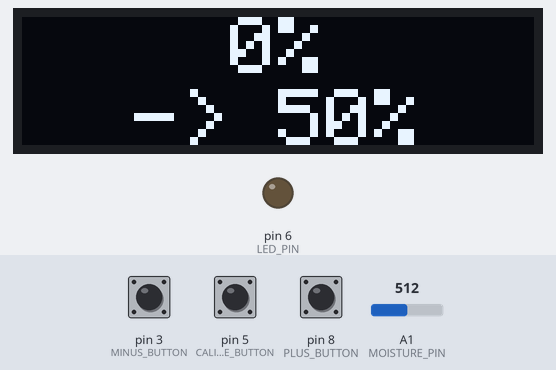
Recording of a program running on a simulated Arduino Nano, built with avr-gcc and run on an emulated ATmega328P. Shown: 128×32 one-colour display, output pins drawn as LEDs (lit = HIGH). The inputs (shaded band) are chosen by the test bench; at power-on: pin 3 (MINUS_BUTTON) LOW, pin 8 (PLUS_BUTTON) LOW, pin 5 (CALIBRATE_BUTTON) LOW, A1 (MOISTURE_PIN) = 512. The display library's start-up logo is not drawn; EEPROM starts erased; what the program prints to the serial monitor is not drawn.

Above: at 4.2 s.
4.3 s: pin 3 (MINUS_BUTTON) pulled HIGH for 1 s
At 6.7 s:
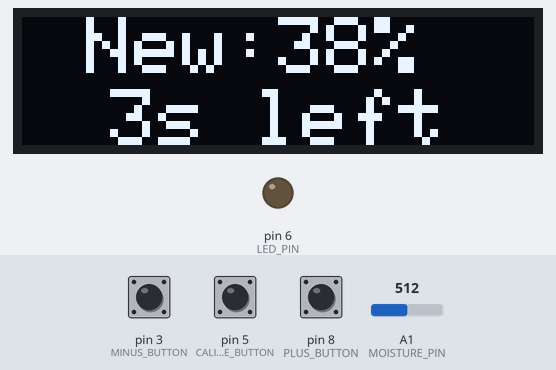
6.8 s: pin 8 (PLUS_BUTTON) pulled HIGH for 0.15 s
At 7.3 s:
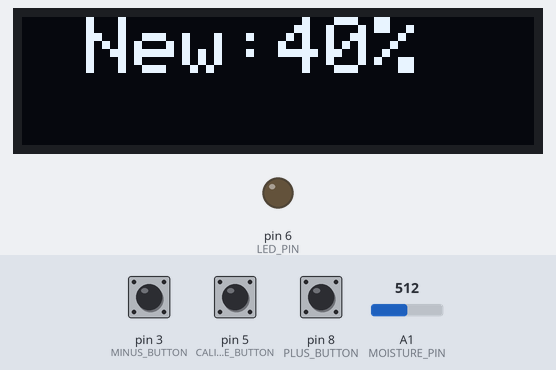
9.4 s: pin 5 (CALIBRATE_BUTTON) pulled HIGH for 3.2 s
At 14.0 s:
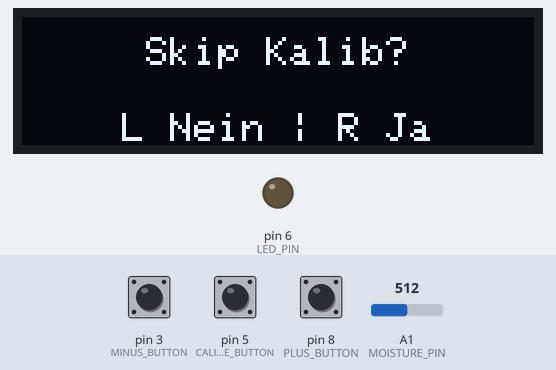
14.7 s: pin 3 (MINUS_BUTTON) pulled HIGH for 0.15 s
At 16.0 s:
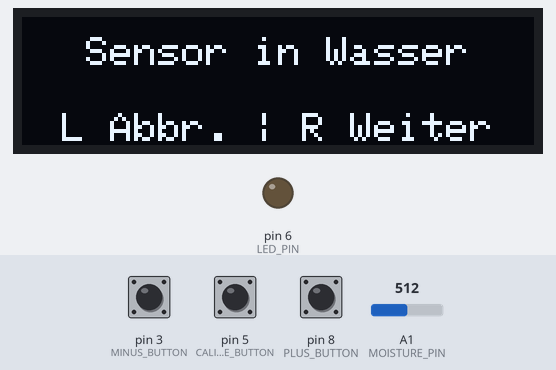
16.3 s: pin 8 (PLUS_BUTTON) pulled HIGH for 1 s
At 19.1 s:
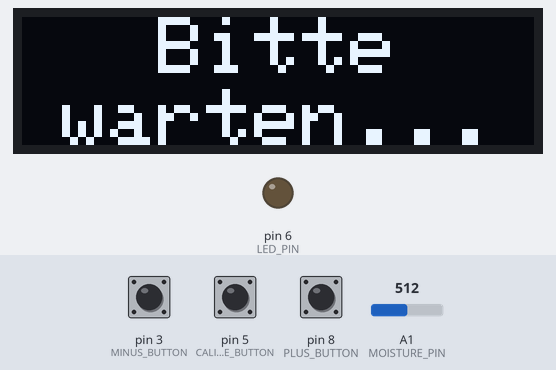
20.3 s: pin 8 (PLUS_BUTTON) pulled HIGH for 1 s
At 24.9 s:
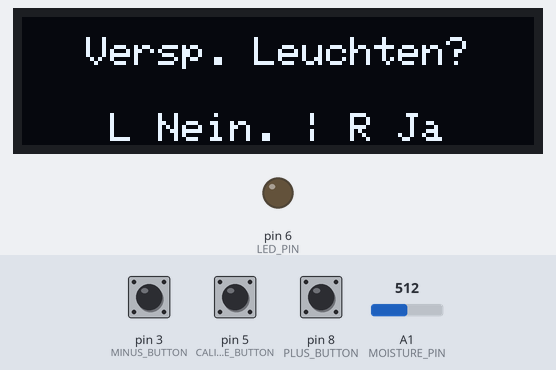
Timing chart, 0 to 26.4 s (numbered marks = the images above; inputs shaded):
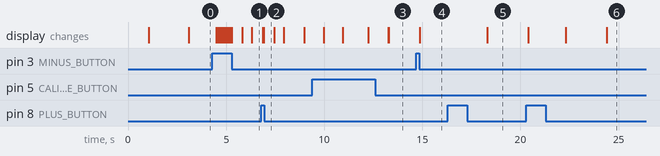

Measured:
- after the input at 4.3 s, the display: first changes after 0.21 s (image 1 shows a later state)
- after the input at 6.8 s, the display: first changes after 0.06 s (image 2 shows a later state)
- after the input at 9.4 s, the display: first differs from a run without the input after 2.9 s (image 3 shows a later state)
- after the input at 14.7 s, the display: changes after 0.18 s (image 4)
- after the input at 16.3 s, the display: changes after 2.0 s (image 5)

The program:

main.cpp
```cpp
#include <Arduino.h>
#include <Adafruit_GFX.h>
#include <Adafruit_SSD1306.h>
#include <EEPROM.h>
#define MOISTURE_PIN A1
#define LED_PIN 6
#define PLUS_BUTTON 8
#define MINUS_BUTTON 3
#define CALIBRATE_BUTTON 5

#define OLED_RESET 4

#define SCREEN_WIDTH 128 // OLED display width, in pixels
#define SCREEN_HEIGHT 32 // OLED display height, in pixels
Adafruit_SSD1306 display(SCREEN_WIDTH, SCREEN_HEIGHT, &Wire, OLED_RESET);

int normalTextSize = 2;
int setTargetTextSize = 3;
int plusMinusSize = 3;
// Calculations for cursor positions
int begin_first_line_left_x = 10;
int end_first_line_left_x = 128 - 4 * normalTextSize * 6;
int first_line_y = 0;
int first_line_small_y = 5;

int begin_second_line_left_x = 10;
int end_second_line_left_x = 128 - 4 * normalTextSize * 6;
int second_line_y = 18;
int second_line_small_y = 24;

#define WATER_VALUE_ADDRESS 69
#define AIR_VALUE_ADDRESS 96
#define LATER_REMINDER_VALUE_ADDRESS 120
#define TIME_SINCE_UNDER_THRESHOLD 140
#define DAYS_THRESHOLD_BEFORE_LIGHT_UP 10
int AirValue = 456;   // you need to replace this value with analog reading when the sensor is in dry air
int WaterValue = 145; // you need to replace this value with analog reading when the sensor is in water
int soilMoistureValue = 0;
int soilmoisturepercent = 0;
bool LightUpAfter1Week = false;
int timeSinceUnderThreshold = 0;
#define CALIBRATION_TIMEOUT 20000L
#define EASTER_EGG_TIMEOUT 2000

int threshold = 50;

void displayPlusMinus();
void displayFirstLine(int moisture);
void displaySecondLine();
void doCalibrateProcedure();
void doNewTargetProcedure();
void doNewTargetLightUpProcedure();

int freeRam()
{
  // https://forum.arduino.cc/index.php?topic=48577.0#:~:text=If%20you're%20arduino%20resets,the%20array%20or%20buffer%20size.
  extern int __heap_start, *__brkval;
  int v;
  return (int)&v - (__brkval == 0 ? (int)&__heap_start : (int)__brkval);
}

// #define hoursBeforeLightUp 168     // 168 = 168 hours = 1 week
int daysBeforeLightUp = 0;

#define SCREEN_ADDRESS 0x3C
int get_moisture_value(bool asPercent);

unsigned long displayOnTime;
bool displayOn = false;
unsigned long displayTimeout = 5000;
bool displayOnAgain = false;
unsigned long lastTimeUpdateForThresholdCheck = 0;
void displayText(int startY, int textSize, char *toDisplay);

void setup()
{
  Serial.begin(115200);

  pinMode(LED_PIN, OUTPUT);
  pinMode(PLUS_BUTTON, INPUT);
  pinMode(MINUS_BUTTON, INPUT);
  pinMode(CALIBRATE_BUTTON, INPUT);

  // SSD1306_SWITCHCAPVCC = generate display voltage from 3.3V internally
  Serial.print("Free ram: ");
  Serial.println(freeRam());
  if (!display.begin(SSD1306_SWITCHCAPVCC, SCREEN_ADDRESS))
  {
    Serial.println(F("SSD1306 allocation failed"));
    for (;;)
      ; // Don't proceed, loop forever
  }

  WaterValue = EEPROM.read(WATER_VALUE_ADDRESS);
  AirValue = EEPROM.read(AIR_VALUE_ADDRESS);
  LightUpAfter1Week = EEPROM.read(LATER_REMINDER_VALUE_ADDRESS);
  timeSinceUnderThreshold = EEPROM.read(TIME_SINCE_UNDER_THRESHOLD);
  daysBeforeLightUp = EEPROM.read(DAYS_THRESHOLD_BEFORE_LIGHT_UP);
  Serial.print("Light up after 1 week: ");
  Serial.println(LightUpAfter1Week);
  Serial.print("Time since under threshold: ");
  Serial.println(timeSinceUnderThreshold);

  // Show initial display buffer contents on the screen --
  // the library initializes this with an Adafruit splash screen.
  display.display();
  delay(1000); // Pause for 1 seconds
  display.clearDisplay();

  Serial.println("Displaying intro text");
  char *line1 = "For my precious";
  char *line2 = "Love you";
  displayText(first_line_small_y, 1, line1);
  displayText(second_line_small_y, 1, line2);
  display.display();
  delay(2000);
  display.clearDisplay();

  displayOnTime = millis();
  displayOn = true;
  lastTimeUpdateForThresholdCheck = millis();

  Serial.print("Free ram: ");
  Serial.println(freeRam());
}

#define timeBetweenUpdates 86400000L // 86400000ms = 1 day

void loop()
{
  Serial.print("Free ram: ");
  Serial.println(freeRam());
  unsigned long current = millis();
  int moisture = get_moisture_value(true);

  if (abs(current - lastTimeUpdateForThresholdCheck) > 100000L)
  {
    Serial.println("Time between updates reached");
    if (LightUpAfter1Week)
    {
      // if (moisture < threshold)
      // {
      //   timeSinceUnderThreshold += 1;
      // }
      // else
      // {
      //   timeSinceUnderThreshold = 0;
      // }

      // Serial.print("Update time since under threshold:");
      // Serial.println(timeSinceUnderThreshold);

      // lastTimeUpdateForThresholdCheck = millis();
    }
    // if (LightUpAfter1Week)
    // {
    //   if (moisture < threshold)
    //   {
    //     timeSinceUnderThreshold += 1;
    //   }
    //   else
    //   {
    //     timeSinceUnderThreshold = 0;
    //   }

    //   Serial.print("Update time since under threshold:");
    //   Serial.println(timeSinceUnderThreshold);

    //   lastTimeUpdateForThresholdCheck = millis();
    // }
    // else
    // {
    //   Serial.println("Rest time since under threshold");
    //   timeSinceUnderThreshold = 0;
    //   lastTimeUpdateForThresholdCheck = millis();
    // }
    // EEPROM.write(TIME_SINCE_UNDER_THRESHOLD, timeSinceUnderThreshold);
    // delay(1000);
  }

  if (digitalRead(CALIBRATE_BUTTON) == HIGH)
  {
    Serial.println("Starting calibration");
    doCalibrateProcedure();
    displayOnTime = millis();
    displayOn = true;
  }

  Serial.print("Moisture: ");
  Serial.print(moisture);
  Serial.println("%");

  if (moisture < threshold)
  {
    bool lightUpBecauseFlagAndTimeSpan = LightUpAfter1Week && timeSinceUnderThreshold > daysBeforeLightUp;
    if (lightUpBecauseFlagAndTimeSpan)
    {
      digitalWrite(LED_PIN, HIGH);
    }
  }
  else
  {
    digitalWrite(LED_PIN, LOW);
  }

  if (displayOn)
  {
    Serial.println("Updating display");
    displayFirstLine(moisture);
    displaySecondLine();

    if (displayOnAgain)
    {
      delay(500);
      displayOnAgain = false;
    }

    display.display();

    if (digitalRead(PLUS_BUTTON) == HIGH || digitalRead(MINUS_BUTTON) == HIGH)
    {
      doNewTargetProcedure();
      displayOnTime = millis();
    }
    delay(250);
    display.clearDisplay();
  }

  if (millis() - displayOnTime > displayTimeout)
  {
    display.clearDisplay();
    displayOn = false;
    Serial.println("Clearing display");
    display.clearDisplay();
    display.print("");
    display.display();
  }

  if (digitalRead(PLUS_BUTTON) == HIGH || digitalRead(MINUS_BUTTON) == HIGH)
  {
    if (!displayOn)
    {
      displayOnAgain = true;
    }
    displayOn = true;
    displayOnTime = millis();
  }
}

int getStartForString(int length, int textSize)
{
  int pixel = length * 6 * textSize;
  return 64 - pixel / 2;
}

void displayText(int startY, int textSize, char *toDisplay)
{
  int strLength = strlen(toDisplay);
  int startX = getStartForString(strLength, textSize);
  Serial.print("Free ram: ");
  Serial.println(freeRam());
  display.setTextColor(WHITE);
  display.setTextSize(textSize);
  Serial.print("Free ram: ");
  Serial.println(freeRam());
  display.setCursor(startX, startY);
  Serial.print("To display:");
  Serial.println(toDisplay);
  Serial.print("Length: ");
  Serial.println(strLength);
  display.print(toDisplay);
}

void displayFirstLine(int moisture)
{
  //+ String(" ") + String(timeSinceUnderThreshold) + String("/") + String(daysBeforeLightUp)
  char buffer[30];
  itoa(moisture, buffer, 10);
  strcat(buffer, "%");
  Serial.println(buffer);
  displayText(first_line_y, normalTextSize, buffer);
}

void displaySecondLine()
{
  char buffer[10];
  strcpy(buffer, "-> ");
  char thresholdBuffer[10];
  itoa(threshold, thresholdBuffer, 10);
  strcat(buffer, thresholdBuffer);
  strcat(buffer, "%");
  displayText(second_line_y, normalTextSize, buffer);
}

int get_moisture_value(bool asPercent)
{
  soilMoistureValue = analogRead(MOISTURE_PIN); // put Sensor insert into soil
  Serial.print("Soil value: ");
  Serial.println(soilMoistureValue);

  if (!asPercent)
  {
    return soilMoistureValue;
  }

  soilmoisturepercent = map(soilMoistureValue, AirValue, WaterValue, 0, 100);
  Serial.print("Air value: ");
  Serial.println(AirValue);
  Serial.print("Water value: ");
  Serial.println(WaterValue);
  Serial.print("Percent value: ");
  Serial.println(soilmoisturepercent);
  int moisture = 50;

  if (soilmoisturepercent >= 100)
  {
    moisture = 100;
  }
  else if (soilmoisturepercent <= 0)
  {
    moisture = 0;
  }
  else
  {
    moisture = soilmoisturepercent;
  }
  return moisture;
}

void showEasterEgg(char *defaultLine1, char *defaultLine2)
{
  display.clearDisplay();
  char *line1_egg = "Fuer Spatz <3";
  char *line2_egg = "Von Hase - I LOVE YOU";
  displayText(first_line_small_y, 1, line1_egg);
  displayText(second_line_small_y, 1, line2_egg);
  display.display();
  delay(EASTER_EGG_TIMEOUT);
  display.clearDisplay();
  displayText(first_line_small_y, 1, defaultLine1);
  displayText(second_line_small_y, 1, defaultLine2);
  display.display();
}

bool checkForEasterEgg(char *line1, char *line2, bool plus_pressed)
{
  int button_high = PLUS_BUTTON;
  int button_missing = MINUS_BUTTON;
  if (!plus_pressed)
  {
    button_high = MINUS_BUTTON;
    button_missing = PLUS_BUTTON;
  }

  delay(100);
  Serial.print(F("Button high: "));
  Serial.print(digitalRead(button_high));
  Serial.print(F(" missing button for easter egg: "));
  Serial.println(button_missing);
  while (digitalRead(button_high) == HIGH)
  {
    if (digitalRead(button_missing) == HIGH)
    {
      Serial.println(F("Easter triggered"));
      showEasterEgg(line1, line2);

      return true;
      break;
    }
  }
  return false;
}

bool waitForInput(char *line1, char *line2)
{
  display.clearDisplay();
  displayText(first_line_small_y, 1, line1);
  displayText(second_line_small_y, 1, line2);
  display.display();
  delay(200);

  unsigned long start = millis();
  /*
  Serial.print("Abort?");
  unsigned long compare = millis() - start;
  Serial.print(compare);
  Serial.print("<");
  Serial.print(20000uL);
  Serial.print("? ");
  Serial.println(compare < 20000uL);
  */
  while (millis() - start < CALIBRATION_TIMEOUT)
  {
    if (digitalRead(PLUS_BUTTON) == HIGH)
    {

      // Easter egg
      bool easterEggShown = checkForEasterEgg(line1, line2, true);

      if (easterEggShown)
      {
        start = millis();
      }
      else
      {
        Serial.println("Pressed next (plus button)");
        display.clearDisplay();
        return true;
      }
    }
    else if (digitalRead(MINUS_BUTTON) == HIGH)
    {
      // Easter egg
      bool easterEggShown = checkForEasterEgg(line1, line2, false);

      if (easterEggShown)
      {
        start = millis();
      }
      else
      {
        Serial.println("Pressed abort (minus button)");
        display.clearDisplay();
        return false;
      }
    }
  }
  Serial.println("Calibration timeout reached");
  return false;
}

void displayPleaseWait()
{
  display.clearDisplay();
  char *waitText1 = "Bitte";
  char *waitText2 = "warten...";
  displayText(first_line_y, normalTextSize, waitText1);
  displayText(second_line_y, normalTextSize, waitText2);
  delay(1000);
}

void doCalibrateProcedure()
{

  // Show Kalibrierung für eine Zeit lang
  display.clearDisplay();
  Serial.print("Free ram: ");
  Serial.println(freeRam());
  displayText(first_line_y, 1, "Kalibrierung");
  displayText(second_line_y, 2, "lol");
  display.display();
  delay(1000);
  display.clearDisplay();
  display.display();
  char *line1 = "Skip Kalib?";
  char *line2 = "L Nein | R Ja";
  Serial.println("Skip calibration?");
  bool skip = waitForInput(line1, line2);

  if (!skip)
  {
    Serial.println(F("Do not skip calibration"));
    line1 = "Sensor in Wasser";
    line2 = "L Abbr. | R Weiter";

    if (!waitForInput(line1, line2))
    {
      return;
    }

    displayPleaseWait();
    display.display();
    long sum = 0;
    for (int i = 0; i < 100; i++)
    {
      sum += get_moisture_value(false);
      delay(20);
    }

    display.clearDisplay();

    int tempWaterValue = sum / 100;
    Serial.print(F("New water value: "));
    Serial.println(tempWaterValue);

    line1 = "Sensor an die Luft";
    line2 = "L Abbr. | R Weiter";
    if (!waitForInput(line1, line2))
    {
      return;
    }

    displayPleaseWait();
    display.display();
    sum = 0;
    for (int i = 0; i < 100; i++)
    {
      sum += get_moisture_value(false);
      delay(20);
    }

    display.clearDisplay();

    int tempAirValue = sum / 100;

    Serial.print(F("New air value: "));
    Serial.println(tempAirValue);

    EEPROM.write(WATER_VALUE_ADDRESS, tempWaterValue);
    EEPROM.write(AIR_VALUE_ADDRESS, tempAirValue);
    WaterValue = tempWaterValue;
    AirValue = tempAirValue;
  }
  else
  {
    Serial.println(F("Skip calibration"));
  }

  line1 = "Versp. Leuchten?";
  line2 = "L Nein. | R Ja";
  LightUpAfter1Week = waitForInput(line1, line2);
  EEPROM.write(LATER_REMINDER_VALUE_ADDRESS, LightUpAfter1Week);
  timeSinceUnderThreshold = 0;
  EEPROM.write(TIME_SINCE_UNDER_THRESHOLD, timeSinceUnderThreshold);

  if (LightUpAfter1Week)
  {
    doNewTargetLightUpProcedure();
  }
}

void displaySecondsLeft(unsigned long start)
{
  char secondsBuffer[10];
  itoa(int((5000 - (millis() - start)) / 1000), secondsBuffer, 10);
  strcat(secondsBuffer, "s left");
  displayText(second_line_y, normalTextSize, secondsBuffer);
}

void doNewTargetProcedure()
{
  unsigned long timeSinceLastChange = millis();
  unsigned long start = millis();
  while (millis() - start < 5000)
  {
    display.clearDisplay();

    char buffer[10];
    strcpy(buffer, "New:");
    char thresholdBuffer[10];
    itoa(threshold, thresholdBuffer, 10);
    strcat(buffer, thresholdBuffer);
    strcat(buffer, "% ");

    if (millis() - timeSinceLastChange > 500)
    {
      displaySecondsLeft(start);
    }

    displayText(first_line_y, normalTextSize, buffer);

    display.display();
    delay(50);
    if (digitalRead(PLUS_BUTTON) == HIGH)
    {
      timeSinceLastChange = millis();
      threshold += 1;
      if (threshold > 100)
      {
        threshold = 100;
      }

      start = millis();
    }
    else if (digitalRead(MINUS_BUTTON) == HIGH)
    {
      timeSinceLastChange = millis();
      threshold -= 1;
      if (threshold < 0)
      {
        threshold = 0;
      }
      start = millis();
    }
  }
  display.clearDisplay();
}

void doNewTargetLightUpProcedure()
{
  unsigned long timeSinceLastChange = millis();
  unsigned long start = millis();
  while (millis() - start < 5000)
  {
    display.clearDisplay();

    char buffer[12];
    strcpy(buffer, "New:");
    char thresholdBuffer[10];
    itoa(daysBeforeLightUp, thresholdBuffer, 10);
    strcat(buffer, thresholdBuffer);
    strcat(buffer, " days");
    if (millis() - timeSinceLastChange > 500)
    {
      displaySecondsLeft(start);
    }

    displayText(first_line_y, normalTextSize, buffer);

    display.display();
    delay(50);
    if (digitalRead(PLUS_BUTTON) == HIGH)
    {
      timeSinceLastChange = millis();
      daysBeforeLightUp += 1;
      if (daysBeforeLightUp > 255)
      {
        daysBeforeLightUp = 255;
      }

      start = millis();
    }
    else if (digitalRead(MINUS_BUTTON) == HIGH)
    {
      timeSinceLastChange = millis();
      daysBeforeLightUp -= 1;
      if (daysBeforeLightUp < 0)
      {
        daysBeforeLightUp = 0;
      }
      start = millis();
    }
  }
  EEPROM.write(DAYS_THRESHOLD_BEFORE_LIGHT_UP, daysBeforeLightUp);
  display.clearDisplay();
}

void displayPlusMinus()
{
  /*
  display.setTextSize(plusMinusSize);
  display.setTextColor(WHITE);

  String targetString = String("Ziel neu:");

  char *targetStringPrimitive;
  targetString.toCharArray(targetStringPrimitive, targetString.length());
  Serial.print("New target: ");
  Serial.println(targetStringPrimitive);

  int y = 32 - setTargetTextSize * 6;
  int startX = 30;
  display.setCursor(startX, y);

  display.println(targetStringPrimitive);
  */
}
```
